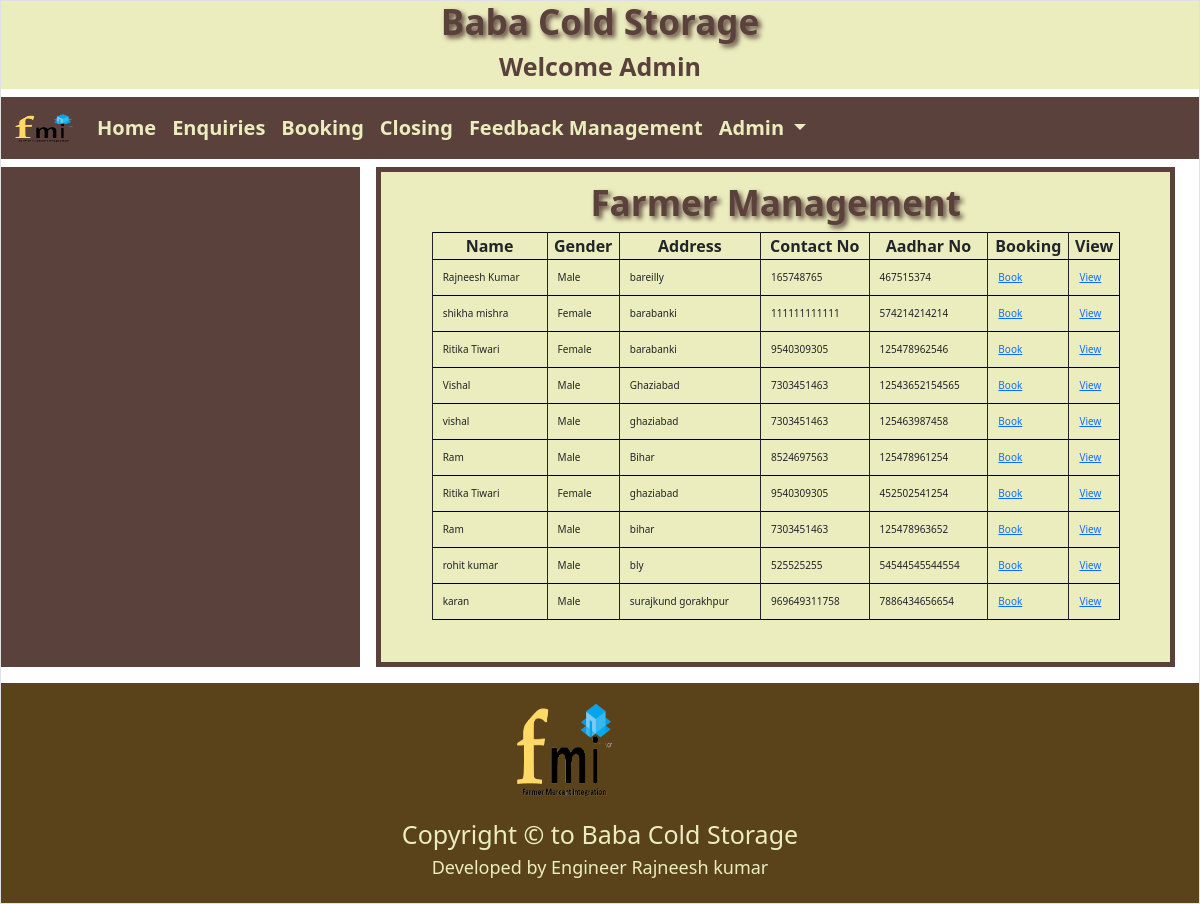
Screenshot of /adminapp/booking/ (signed in) with the database file from the repository.
### fmiapp/models.py (models this page shows)
class FarmerInfo(models.Model):
    name=models.CharField(max_length=50)
    gender=models.CharField(max_length=6)
    address=models.TextField()
    contactno=models.CharField(max_length=12)
    aadharno=models.CharField(max_length=12,primary_key=True)
    regdate=models.CharField(max_length=30)

### adminapp/views.py (the view)
# urls.py: path('booking/',views.booking,name='booking'),
def booking(request):
    try:
        if request.session['userid']:
            fi=FarmerInfo.objects.all()
            return render(request,'booking.html',{'fi':fi})
    except:
        return render(request,'login.html')

### adminapp/templates/booking.html (shortened to what this page needs)
{% extends "adminbase.html" %}
{% block body %}
<h4 style="color:#5a413b; text-align:center; font-weight:bold; margin-top:10px;font-size:35px; text-shadow:3px 3px 5px;">Farmer Management</h4>
<div style="width:100%;margin:0 auto;">
<table border="1" style="width:90%;margin:0 auto;">
    <tr>
        <th>Name</th>
        <th>Gender</th>
        <th>Address</th>
        <th>Contact No</th>
        <th>Aadhar No</th>
        <th>Booking</th>
        <th>View</th>
    </tr>
    {% for f in fi %}
    <tr>
    <td>{{f.name}}</td>
    <td>{{f.gender}}</td>
    <td>{{f.address}}</td>
    <td>{{f.contactno}}</td>
    <td>{{f.aadharno}}</td>
        <td>
            <a href="{% url 'adminapp:book' ano=f.aadharno %}">Book</a>
        </td>
        <td>
            <a href="{% url 'adminapp:viewbook' ano=f.aadharno %}">View</a>
        </td>
    </tr>
    {% endfor %}
</table>
</div>
{% endblock body %}

### adminapp/templates/adminbase.html (shortened to what this page needs)
<!DOCTYPE html>
<html lang="en">
{% load static %}
<head>
    <link  href="{% static 'css/bootstrap.css' %}" rel="stylesheet"/>
    <link  href="{% static 'css/style.css' %}" rel="stylesheet"/>
</head>
<body>
<div class="container-fluid border">
<div class="row bg-warning text-dark text-center p-0 ">
    <div class="col-sm-12" style="background-color:#ebedbe;color:#5a413b; "><h4 class="" style="font-weight:bolder; font-size:35px; text-shadow:3px 3px 5px;">Baba Cold Storage</h4><h6 style="font-size:25px;font-weight:bolder;">Welcome Admin</h6></div>
</div>
    <div class="row p-0">
       <div class="col-sm-12 p-0 mt-2">
         <nav class="navbar navbar-expand-lg " style="background-color:#5a413b;">
  <div class="container-fluid">
    <a class="navbar-brand" href="#"><img src="{% static 'images/fmi3.png' %}" width="60px" height="30px"/></a>
    <div class="collapse navbar-collapse" id="navbarNavDropdown">
      <ul class="navbar-nav">
        <li class="nav-item">
          <a class="nav-link active hoverunderline" aria-current="page" href="{% url 'adminapp:adminhome' %} " style="color:#ebedbe; font-size:20px; font-weight:bolder;">Home</a>
        </li>
        <li class="nav-item">
          <a class="nav-link hoverunderline" href="{% url 'adminapp:enquiries' %}" style="color:#ebedbe; font-size:20px; font-weight:bolder;">Enquiries</a>
        </li>
        <li class="nav-item">
          <a class="nav-link hoverunderline" href="{% url 'adminapp:booking' %}" style="color:#ebedbe; font-size:20px; font-weight:bolder;">Booking</a>
        </li>
          <li class="nav-item">
          <a class="nav-link hoverunderline" href="{% url 'adminapp:purchase' %}" style="color:#ebedbe; font-size:20px; font-weight:bolder;">Closing</a>
        </li>
          <li class="nav-item">
          <a class="nav-link hoverunderline" href="{% url 'adminapp:feedbackmanagement' %}" style="color:#ebedbe; font-size:20px; font-weight:bolder;">Feedback Management</a>
        </li>
        <li class="nav-item dropdown">
          <a class="nav-link dropdown-toggle hoverunderline" href="#" role="button" data-bs-toggle="dropdown" aria-expanded="false" style="color:#ebedbe; font-size:20px; font-weight:bolder;">
          Admin
          </a>
        </li>
      </ul>
    </div>
  </div>
</nav>
       </div>
    </div>
<div class="row mt-2">
    <div class="col-sm-3 left" style="min-width:30%;">
    </div>
      <div class="col-sm-8 right ms-3 ">
{% block body %}
{% endblock body %}
      </div>
</div>
    <div class="row  mt-3 " style="background-color:#5a431b;">
        <div class="col-sm-3"></div>
        <div class="col-sm-6">
        <img src="{% static 'images/fmi3.png' %}" width="100px" height="100px" style="margin-left:200px; margin-top:20px;"/></div>
    </div>
<div class="row   text-center">
    <div class="col-sm-12 p-3" style="background-color:#5a431b;">
        <h4 style="color:#ebedbe;font-size:25px;">Copyright &copy; to Baba Cold Storage</h4>
        <h6  style="color:#ebedbe;font-size:18px;">Developed by Engineer Rajneesh kumar</h6>
    </div>
</div>
</div>
</body>
</html>

### adminapp/templates/adminbase.html (style rules this page uses)
.left { background-color:#5a413b; min-height:500px; }
.right { min-height:500px; background-color:#ebedbe; box-sizing:border-box; border:5px solid #5a413b; }
table tr { border:1px solid black; }
table th { text-align:center; border-left:1px solid; }
table td { border-left:1px solid; font-size:10px; padding:10px; }
table tr td a { font-size:10px; }

### rows the page displays
FarmerInfo: name "Rajneesh Kumar", gender "Male", address "bareilly", contactno "165748765", aadharno "467515374"
FarmerInfo: name "shikha mishra", gender "Female", address "barabanki", contactno "111111111111", aadharno "574214214214"
FarmerInfo: name "Ritika Tiwari", gender "Female", address "barabanki", contactno "9540309305", aadharno "125478962546"
FarmerInfo: name "Vishal", gender "Male", address "Ghaziabad", contactno "7303451463", aadharno "12543652154565"
FarmerInfo: name "vishal", gender "Male", address "ghaziabad", contactno "7303451463", aadharno "125463987458"
FarmerInfo: name "Ram", gender "Male", address "Bihar", contactno "8524697563", aadharno "125478961254"
FarmerInfo: name "Ritika Tiwari", gender "Female", address "ghaziabad", contactno "9540309305", aadharno "452502541254"
FarmerInfo: name "Ram", gender "Male", address "bihar", contactno "7303451463", aadharno "125478963652"
FarmerInfo: name "rohit kumar", gender "Male", address "bly", contactno "525525255", aadharno "54544545544554"
FarmerInfo: name "karan", gender "Male", address "surajkund gorakhpur", contactno "969649311758", aadharno "7886434656654"
